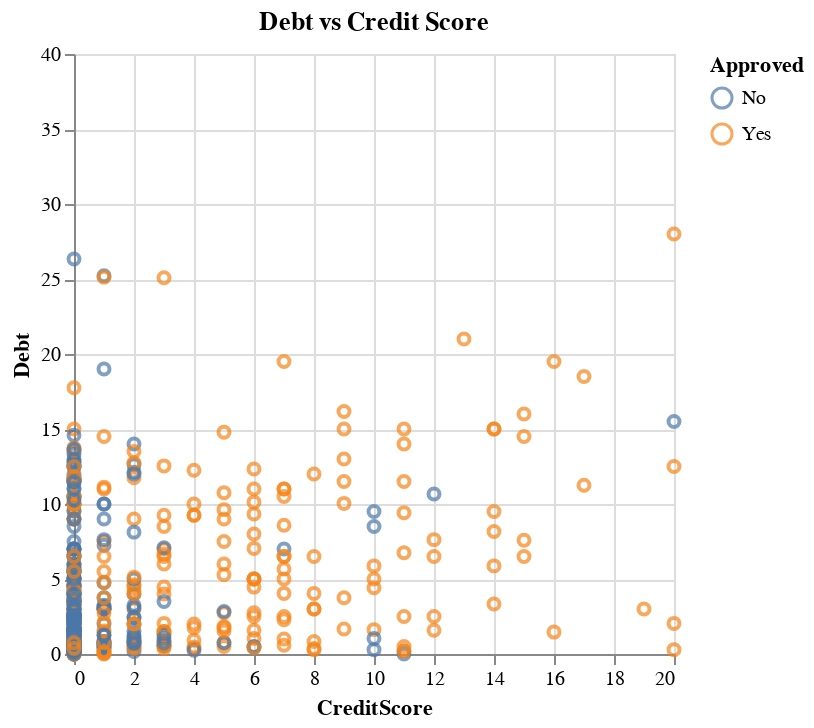

Notebook source saved alongside this figure:
### Markdown cell above
Therefore, I created scatter plot visualizations using the altair package, creating graphs comparing “Income vs Credit Score,” “Debt vs Credit Score”, and “Age vs Credit Score.” I used colour encoding to visualize approved applications vs unapproved and the clamp function to ensure the scale of our graphs highlighted the data well. This combined with the data summary work (such as examining means and so on), gave us a preliminary sense of the data layout and some basic relationships between our variables of interest.

### Code cell
#Debt vs Credit Score
scatterplot_debt_creditscore = alt.Chart(data_train, title = "Debt vs Credit Score").mark_point().encode(
    y=alt.Y("Debt").title("Debt").scale(domain=[0,40],clamp=True),
    x=alt.X("CreditScore").scale(domain=[0,20],clamp= True),
    color=alt.Color("Approved")
)
scatterplot_debt_creditscore

### Figure 1 — Vega-Lite specification as saved in the notebook (floating-point values rounded to 4 significant figures; data arrays with more than 128 entries replaced by an {"elided": "..."} marker saying what was removed)
{"config": {"view": {"continuousWidth": 300, "continuousHeight": 300}}, "data": {"name": "data-9b2ed57830432ad344c2b937c9697da2"}, "mark": {"type": "point"}, "encoding": {"color": {"field": "Approved", "type": "nominal"}, "x": {"field": "CreditScore", "scale": {"domain": [0, 20], "clamp": true}, "type": "quantitative"}, "y": {"field": "Debt", "scale": {"domain": [0, 40], "clamp": true}, "title": "Debt", "type": "quantitative"}}, "title": "Debt vs Credit Score", "$schema": "https://vega.github.io/schema/vega-lite/v5.15.1.json", "datasets": {"data-9b2ed57830432ad344c2b937c9697da2": {"elided": "517 records"}}}
